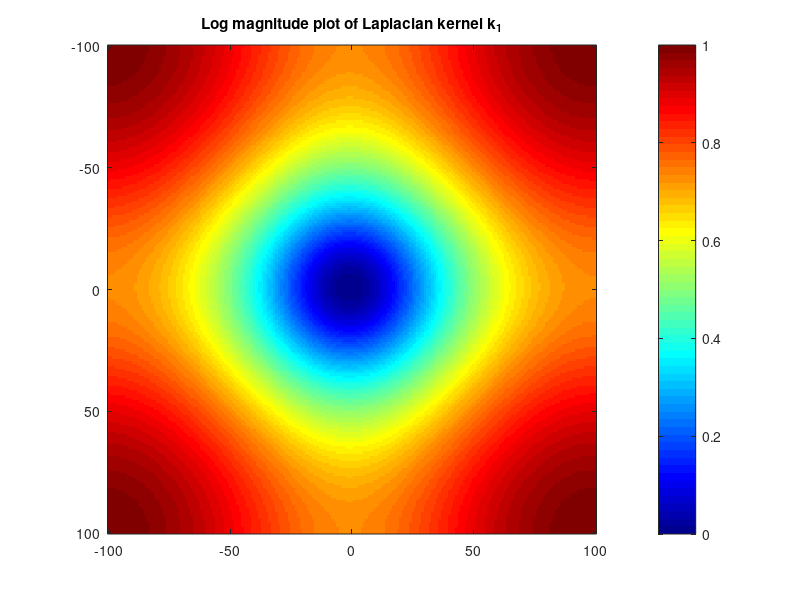
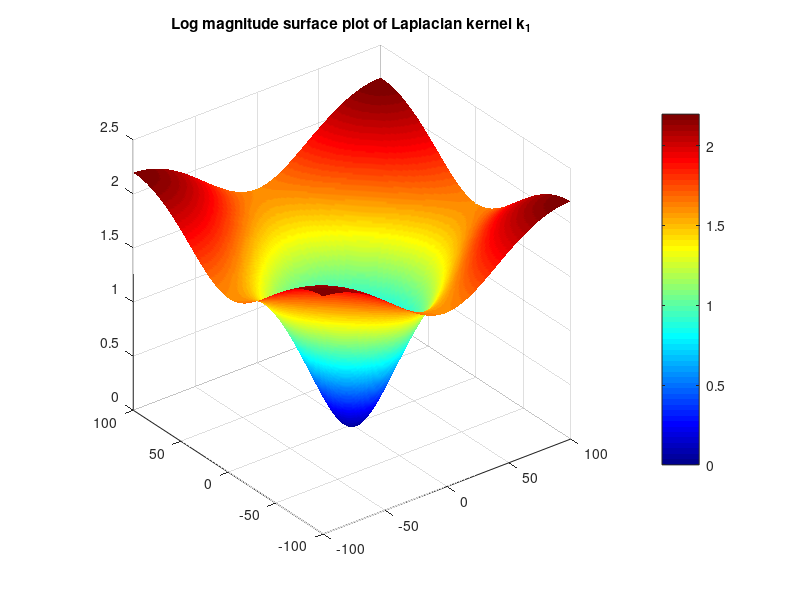
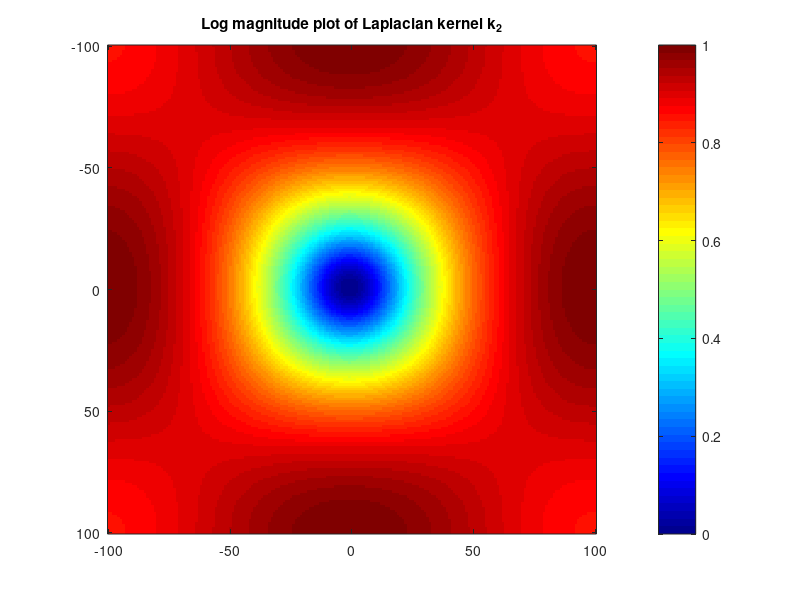
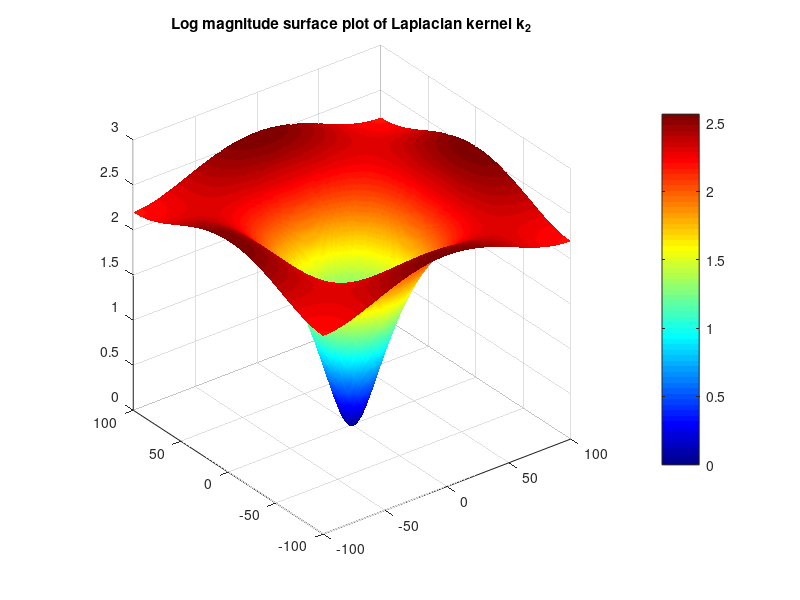

The MATLAB script that drew these images, in order:
%% MyMainScript

tic;
clear all; close all;
N = 201; centre = (N+1)/2; fac = (2*pi)/N;
X = -(N-1)/2:(N-1)/2; Y = -(N-1)/2:(N-1)/2;
lap1 = [0 1 0; 1 -4 1; 0 1 0];
lap2 = [-1 -1 -1; -1 8 -1; -1 -1 -1]; 
%% Computation for Laplacian kernel 1
my_ft_lap1 = zeros(N,N); 
for u = 1:N
    for v = 1:N
        my_ft_lap1(u,v) = 2*exp(-1i*fac*centre*(u+v))*(cos(fac*u)+cos(fac*v)-2);
    end
end
my_ft_lap1 = fftshift(my_ft_lap1);
figure();
imagesc(X,Y,mat2gray(log(1+abs(my_ft_lap1)))); colormap jet; colorbar; axis on;
title('Log magnitude plot of Laplacian kernel k_{1}'); pbaspect([1 1 1]);
figure();
surf(X,Y,log(1+abs(my_ft_lap1))); shading interp; colormap jet; colorbar;
title('Log magnitude surface plot of Laplacian kernel k_{1}'); pbaspect([1 1 1]);
%% Computation for Laplacian kernel 2
my_ft_lap2 = zeros(N,N); 
for u = 1:N
    for v = 1:N
        my_ft_lap2(u,v) = 2*exp(-1i*fac*centre*(u+v))*(4-cos(fac*u)-cos(fac*v)-cos(fac*(u+v))-cos(fac*(u-v)));
    end
end
my_ft_lap2 = fftshift(my_ft_lap2);
figure();
imagesc(X,Y,mat2gray(log(1+abs(my_ft_lap2)))); colormap jet; colorbar; axis on;
title('Log magnitude plot of Laplacian kernel k_{2}'); pbaspect([1 1 1]);
figure();
surf(X,Y,log(1+abs(my_ft_lap2))); shading interp; colormap jet; colorbar;
title('Log magnitude surface plot of Laplacian kernel k_{2}'); pbaspect([1 1 1]);



toc;
